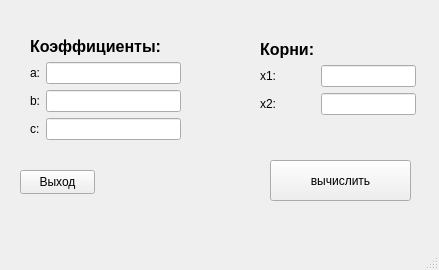
<?xml version="1.0" encoding="UTF-8"?>
<ui version="4.0">
 <class>MainWindow</class>
 <widget class="QMainWindow" name="MainWindow">
  <property name="geometry">
   <rect>
    <x>0</x>
    <y>0</y>
    <width>439</width>
    <height>270</height>
   </rect>
  </property>
  <property name="windowTitle">
   <string>MainWindow</string>
  </property>
  <widget class="QWidget" name="centralwidget">
   <widget class="QPushButton" name="pushButton">
    <property name="geometry">
     <rect>
      <x>270</x>
      <y>160</y>
      <width>141</width>
      <height>41</height>
     </rect>
    </property>
    <property name="text">
     <string>вычислить</string>
    </property>
   </widget>
   <widget class="QWidget" name="layoutWidget">
    <property name="geometry">
     <rect>
      <x>30</x>
      <y>37</y>
      <width>151</width>
      <height>108</height>
     </rect>
    </property>
    <layout class="QFormLayout" name="formLayout_2">
     <item row="0" column="0" colspan="2">
      <widget class="QLabel" name="label_6">
       <property name="font">
        <font>
         <pointsize>12</pointsize>
         <italic>false</italic>
         <bold>true</bold>
        </font>
       </property>
       <property name="text">
        <string>Коэффициенты:</string>
       </property>
      </widget>
     </item>
     <item row="1" column="0">
      <widget class="QLabel" name="label">
       <property name="text">
        <string>a:</string>
       </property>
      </widget>
     </item>
     <item row="1" column="1">
      <widget class="QLineEdit" name="lineEdit"/>
     </item>
     <item row="2" column="0">
      <widget class="QLabel" name="label_2">
       <property name="text">
        <string>b:</string>
       </property>
      </widget>
     </item>
     <item row="2" column="1">
      <widget class="QLineEdit" name="lineEdit_2"/>
     </item>
     <item row="3" column="0">
      <widget class="QLabel" name="label_3">
       <property name="text">
        <string>c:</string>
       </property>
      </widget>
     </item>
     <item row="3" column="1">
      <widget class="QLineEdit" name="lineEdit_3"/>
     </item>
    </layout>
   </widget>
   <widget class="QWidget" name="layoutWidget">
    <property name="geometry">
     <rect>
      <x>260</x>
      <y>40</y>
      <width>156</width>
      <height>80</height>
     </rect>
    </property>
    <layout class="QFormLayout" name="formLayout">
     <item row="1" column="0">
      <widget class="QLabel" name="label_4">
       <property name="text">
        <string>x1:</string>
       </property>
      </widget>
     </item>
     <item row="1" column="1">
      <widget class="QLineEdit" name="lineEdit_4"/>
     </item>
     <item row="2" column="0">
      <widget class="QLabel" name="label_5">
       <property name="text">
        <string>x2:</string>
       </property>
      </widget>
     </item>
     <item row="2" column="1">
      <widget class="QLineEdit" name="lineEdit_5"/>
     </item>
     <item row="0" column="0">
      <widget class="QLabel" name="label_7">
       <property name="font">
        <font>
         <pointsize>12</pointsize>
         <bold>true</bold>
        </font>
       </property>
       <property name="text">
        <string>Корни:</string>
       </property>
      </widget>
     </item>
    </layout>
   </widget>
   <widget class="QPushButton" name="pushButton_2">
    <property name="geometry">
     <rect>
      <x>20</x>
      <y>170</y>
      <width>75</width>
      <height>24</height>
     </rect>
    </property>
    <property name="text">
     <string>Выход</string>
    </property>
   </widget>
  </widget>
  <widget class="QMenuBar" name="menubar">
   <property name="geometry">
    <rect>
     <x>0</x>
     <y>0</y>
     <width>439</width>
     <height>22</height>
    </rect>
   </property>
  </widget>
  <widget class="QStatusBar" name="statusbar"/>
 </widget>
 <resources/>
 <connections/>
</ui>
